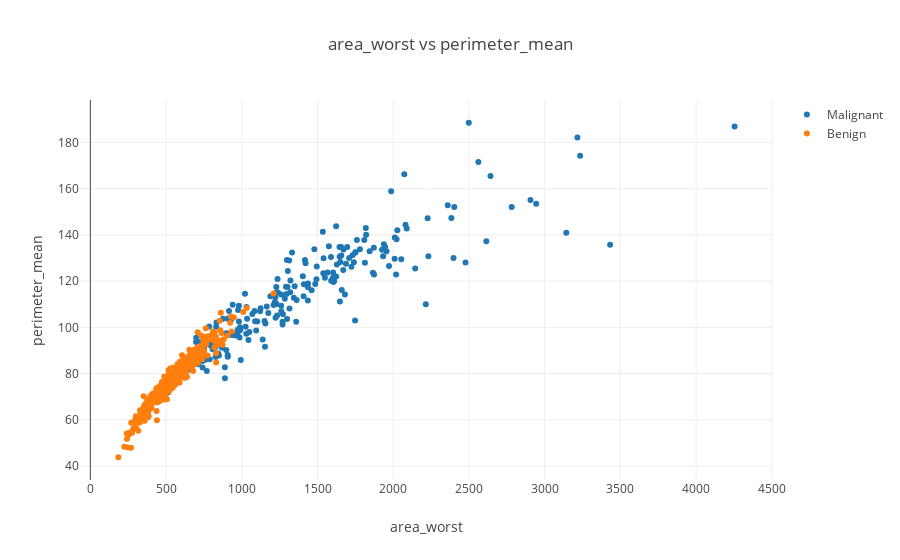

Source (notebook cell):
### Code cell
plot_corr('area_worst', 'perimeter_mean')

### Figure 1 — Plotly figure (JSON) as saved in the notebook; plotly's stock layout.template omitted (floating-point values rounded to 4 significant figures; data arrays with more than 128 entries replaced by an {"elided": "..."} marker saying what was removed)
{"data": [{"mode": "markers", "name": "Malignant", "type": "scatter", "uid": "56d91a50-8ebb-11e9-a366-1062e5f011e3", "x": {"elided": "212 float values"}, "y": {"elided": "212 float values"}}, {"mode": "markers", "name": "Benign", "type": "scatter", "uid": "56d91a51-8ebb-11e9-b93b-1062e5f011e3", "x": {"elided": "357 float values"}, "y": {"elided": "357 float values"}}], "layout": {"title": "area_worst vs perimeter_mean", "xaxis": {"title": "area_worst"}, "yaxis": {"title": "perimeter_mean"}}}
